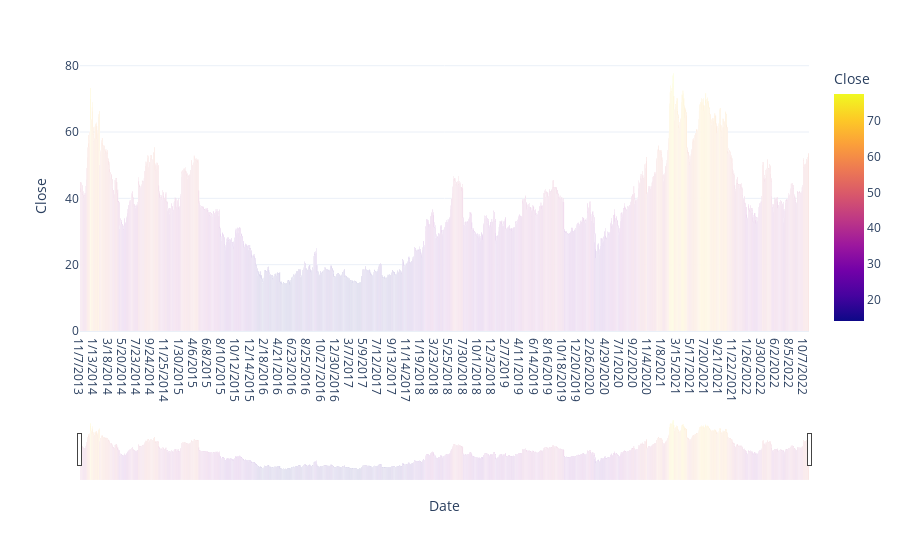

The cell this chart's notebook holds for it:
### Markdown cell above
So since the introduction of Twitter in the stock market, it was only profitable at the beginning and 2021. Let’s visualize a bar chart to analyze the stock prices of Twitter in detail:

### Code cell
figure = px.bar(data, 
x = "Date", 
y= "Close", 
color="Close")
figure.update_xaxes(rangeslider_visible=True)
figure.show()

### Figure 1 — Plotly figure (JSON) as saved in the notebook; plotly's stock layout.template omitted (floating-point values rounded to 4 significant figures; data arrays with more than 128 entries replaced by an {"elided": "..."} marker saying what was removed)
{"data": [{"alignmentgroup": "True", "hovertemplate": "Date=%{x}<br>Close=%{marker.color}<extra></extra>", "legendgroup": "", "marker": {"color": {"elided": "2259 float values"}, "coloraxis": "coloraxis", "pattern": {"shape": ""}}, "name": "", "offsetgroup": "", "orientation": "v", "showlegend": false, "textposition": "auto", "type": "bar", "x": {"elided": "2259 str values"}, "xaxis": "x", "y": {"elided": "2259 float values"}, "yaxis": "y"}], "layout": {"barmode": "relative", "coloraxis": {"colorbar": {"title": {"text": "Close"}}, "colorscale": [[0, "#0d0887"], [0.1111, "#46039f"], [0.2222, "#7201a8"], [0.3333, "#9c179e"], [0.4444, "#bd3786"], [0.5556, "#d8576b"], [0.6667, "#ed7953"], [0.7778, "#fb9f3a"], [0.8889, "#fdca26"], [1, "#f0f921"]]}, "legend": {"tracegroupgap": 0}, "margin": {"t": 60}, "xaxis": {"anchor": "y", "domain": [0, 1], "rangeslider": {"visible": true}, "title": {"text": "Date"}}, "yaxis": {"anchor": "x", "domain": [0, 1], "title": {"text": "Close"}}}}
